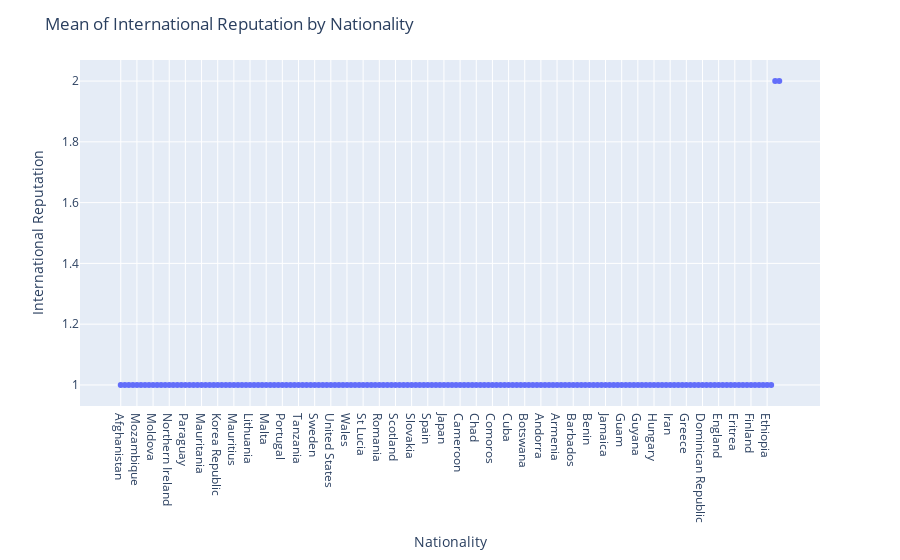

Notebook code for this chart:
### Markdown cell above
Посмотрим на медианного игрока, т.к. чем больше рейтинга и среднего игрока клуба, тем больше вероятность большого рейтинга у рандомного игрока. Тогда заметим, что почти у всех клубов средний игрок имеет репутацию 1 (на самом деле как и почти все игроки). Кроме парочки, где этот показатель выше, тогда можем сказать что если игрок находится в одном из этих клубов он сильный => ассоцииация есть

### Code cell
median_rep_by_nationality = df.groupby('Nationality')['International Reputation'].median().sort_values()
fig = px.scatter(median_rep_by_nationality, y='International Reputation')
fig.update_layout(
    title="Mean of International Reputation by Nationality",
)
fig.show()

### Figure 1 — Plotly figure (JSON) as saved in the notebook; plotly's stock layout.template omitted (floating-point values rounded to 4 significant figures; data arrays with more than 128 entries replaced by an {"elided": "..."} marker saying what was removed)
{"data": [{"hovertemplate": "Nationality=%{x}<br>International Reputation=%{y}<extra></extra>", "legendgroup": "", "marker": {"color": "#636efa", "symbol": "circle"}, "mode": "markers", "name": "", "orientation": "v", "showlegend": false, "type": "scatter", "x": {"elided": "164 str values"}, "xaxis": "x", "y": {"elided": "164 int values"}, "yaxis": "y"}], "layout": {"legend": {"tracegroupgap": 0}, "margin": {"t": 60}, "title": {"text": "Mean of International Reputation by Nationality"}, "xaxis": {"anchor": "y", "domain": [0, 1], "title": {"text": "Nationality"}}, "yaxis": {"anchor": "x", "domain": [0, 1], "title": {"text": "International Reputation"}}}}
